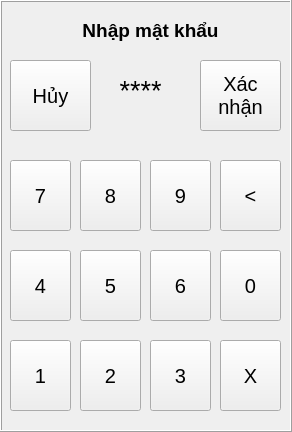
   <widget class="QFrame" name="fr_password">
    <property name="geometry">
     <rect>
      <x>159</x>
      <y>59</y>
      <width>292</width>
      <height>432</height>
     </rect>
    </property>
    <property name="autoFillBackground">
     <bool>true</bool>
    </property>
    <property name="frameShape">
     <enum>QFrame::Box</enum>
    </property>
    <property name="frameShadow">
     <enum>QFrame::Raised</enum>
    </property>
    <widget class="QPushButton" name="bt_pw_clear">
     <property name="geometry">
      <rect>
       <x>220</x>
       <y>340</y>
       <width>61</width>
       <height>71</height>
      </rect>
     </property>
     <property name="font">
      <font>
       <pointsize>15</pointsize>
      </font>
     </property>
     <property name="text">
      <string>X</string>
     </property>
    </widget>
    <widget class="QPushButton" name="bt_pw_2">
     <property name="geometry">
      <rect>
       <x>80</x>
       <y>340</y>
       <width>61</width>
       <height>71</height>
      </rect>
     </property>
     <property name="font">
      <font>
       <pointsize>15</pointsize>
      </font>
     </property>
     <property name="text">
      <string>2</string>
     </property>
    </widget>
    <widget class="QPushButton" name="bt_pw_agree">
     <property name="geometry">
      <rect>
       <x>200</x>
       <y>60</y>
       <width>81</width>
       <height>71</height>
      </rect>
     </property>
     <property name="font">
      <font>
       <pointsize>15</pointsize>
      </font>
     </property>
     <property name="text">
      <string>Xác
nhận</string>
     </property>
    </widget>
    <widget class="QPushButton" name="bt_pw_9">
     <property name="geometry">
      <rect>
       <x>150</x>
       <y>160</y>
       <width>61</width>
       <height>71</height>
      </rect>
     </property>
     <property name="font">
      <font>
       <pointsize>15</pointsize>
      </font>
     </property>
     <property name="text">
      <string>9</string>
     </property>
    </widget>
    <widget class="QPushButton" name="bt_pw_6">
     <property name="geometry">
      <rect>
       <x>150</x>
       <y>250</y>
       <width>61</width>
       <height>71</height>
      </rect>
     </property>
     <property name="font">
      <font>
       <pointsize>15</pointsize>
      </font>
     </property>
     <property name="text">
      <string>6</string>
     </property>
    </widget>
    <widget class="QLabel" name="lbv_pw_data">
     <property name="geometry">
      <rect>
       <x>80</x>
       <y>70</y>
       <width>121</width>
       <height>41</height>
      </rect>
     </property>
     <property name="font">
      <font>
       <pointsize>20</pointsize>
      </font>
     </property>
     <property name="text">
      <string>****</string>
     </property>
     <property name="alignment">
      <set>Qt::AlignCenter</set>
     </property>
    </widget>
    <widget class="QPushButton" name="bt_pw_4">
     <property name="geometry">
      <rect>
       <x>10</x>
       <y>250</y>
       <width>61</width>
       <height>71</height>
      </rect>
     </property>
     <property name="font">
      <font>
       <pointsize>15</pointsize>
      </font>
     </property>
     <property name="text">
      <string>4</string>
     </property>
    </widget>
    <widget class="QPushButton" name="bt_pw_3">
     <property name="geometry">
      <rect>
       <x>150</x>
       <y>340</y>
       <width>61</width>
       <height>71</height>
      </rect>
     </property>
     <property name="font">
      <font>
       <pointsize>15</pointsize>
      </font>
     </property>
     <property name="text">
      <string>3</string>
     </property>
    </widget>
    <widget class="QPushButton" name="bt_pw_delete">
     <property name="geometry">
      <rect>
       <x>220</x>
       <y>160</y>
       <width>61</width>
       <height>71</height>
      </rect>
     </property>
     <property name="font">
      <font>
       <pointsize>15</pointsize>
      </font>
     </property>
     <property name="text">
      <string>&lt;</string>
     </property>
    </widget>
    <widget class="QPushButton" name="bt_pw_5">
     <property name="geometry">
      <rect>
       <x>80</x>
       <y>250</y>
       <width>61</width>
       <height>71</height>
      </rect>
     </property>
     <property name="font">
      <font>
       <pointsize>15</pointsize>
      </font>
     </property>
     <property name="text">
      <string>5</string>
     </property>
    </widget>
    <widget class="QPushButton" name="bt_pw_1">
     <property name="geometry">
      <rect>
       <x>10</x>
       <y>340</y>
       <width>61</width>
       <height>71</height>
      </rect>
     </property>
     <property name="font">
      <font>
       <pointsize>15</pointsize>
      </font>
     </property>
     <property name="text">
      <string>1</string>
     </property>
    </widget>
    <widget class="QPushButton" name="bt_pw_cancel">
     <property name="geometry">
      <rect>
       <x>10</x>
       <y>60</y>
       <width>81</width>
       <height>71</height>
      </rect>
     </property>
     <property name="font">
      <font>
       <pointsize>15</pointsize>
      </font>
     </property>
     <property name="text">
      <string>Hủy</string>
     </property>
    </widget>
    <widget class="QPushButton" name="bt_pw_8">
     <property name="geometry">
      <rect>
       <x>80</x>
       <y>160</y>
       <width>61</width>
       <height>71</height>
      </rect>
     </property>
     <property name="font">
      <font>
       <pointsize>15</pointsize>
      </font>
     </property>
     <property name="text">
      <string>8</string>
     </property>
    </widget>
    <widget class="QPushButton" name="bt_pw_7">
     <property name="geometry">
      <rect>
       <x>10</x>
       <y>160</y>
       <width>61</width>
       <height>71</height>
      </rect>
     </property>
     <property name="font">
      <font>
       <pointsize>15</pointsize>
      </font>
     </property>
     <property name="text">
      <string>7</string>
     </property>
    </widget>
    <widget class="QPushButton" name="bt_pw_0">
     <property name="geometry">
      <rect>
       <x>220</x>
       <y>250</y>
       <width>61</width>
       <height>71</height>
      </rect>
     </property>
     <property name="font">
      <font>
       <pointsize>15</pointsize>
      </font>
     </property>
     <property name="text">
      <string>0</string>
     </property>
    </widget>
    <widget class="QLabel" name="lb_pw">
     <property name="geometry">
      <rect>
       <x>30</x>
       <y>10</y>
       <width>241</width>
       <height>41</height>
      </rect>
     </property>
     <property name="font">
      <font>
       <pointsize>14</pointsize>
       <weight>75</weight>
       <bold>true</bold>
      </font>
     </property>
     <property name="text">
      <string>Nhập mật khẩu</string>
     </property>
     <property name="alignment">
      <set>Qt::AlignCenter</set>
     </property>
    </widget>
   </widget>
